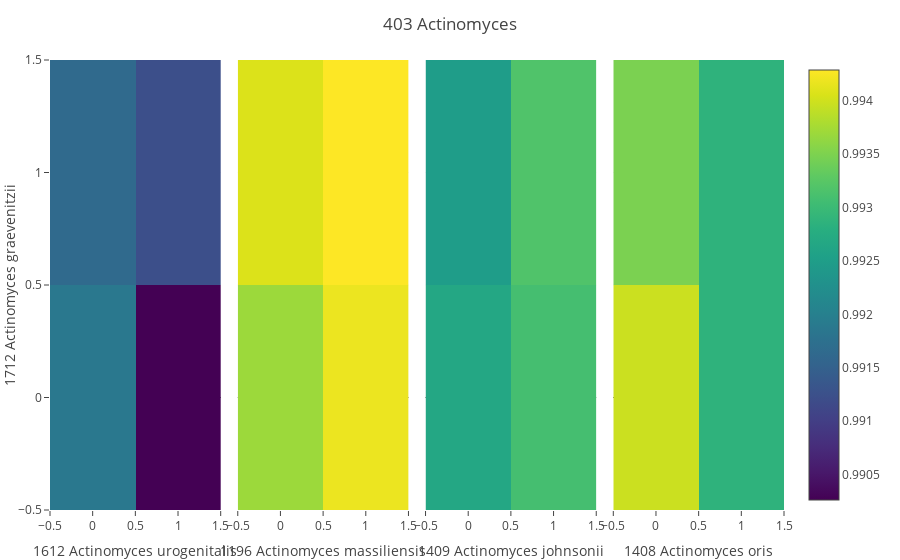
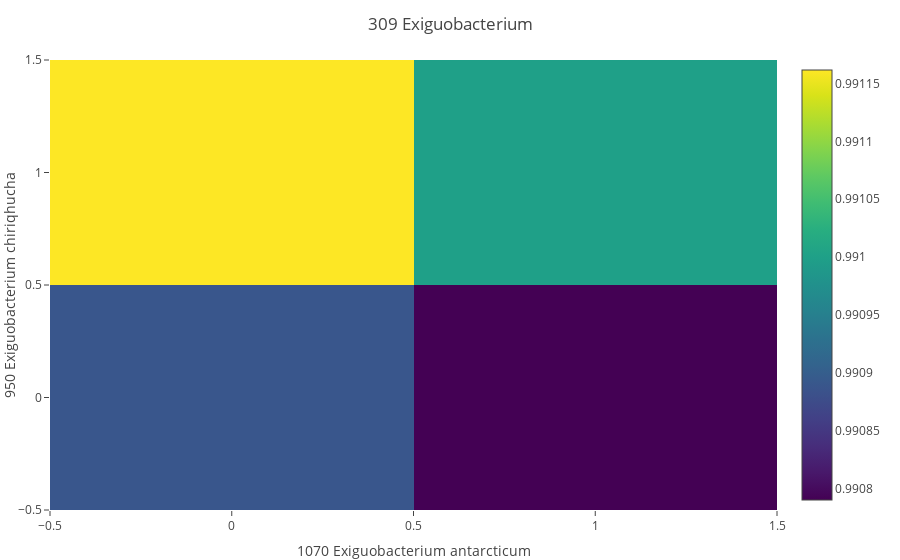
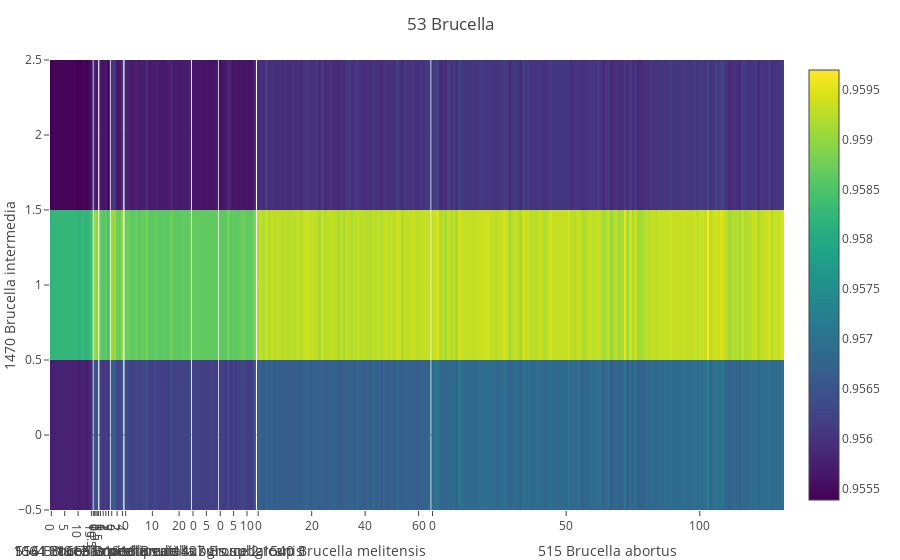
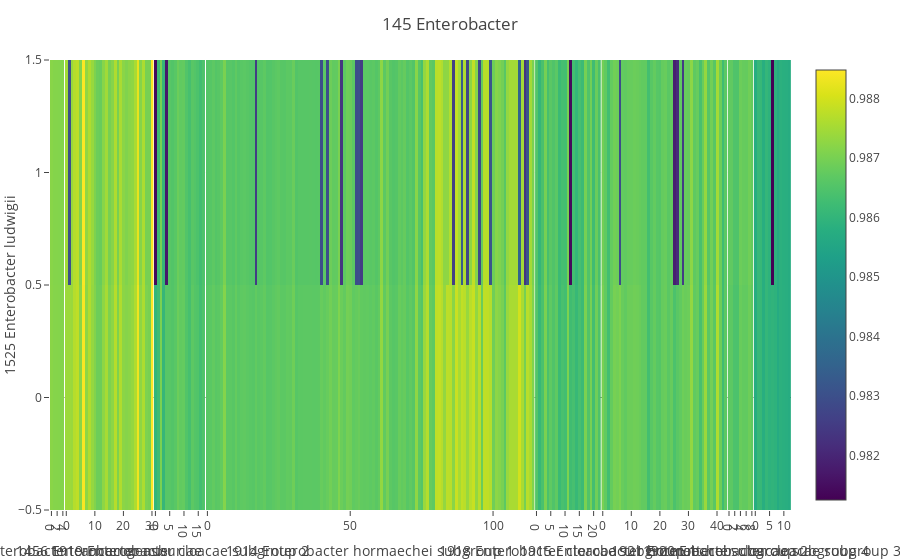

Notebook code cell kept with these figures, in order:
### Code cell
for (tid, row_leaf_ids) in candidates
    taxon = lookup_tid(tid)
    row_leaf_idxs = [leaf_id_to_index[lid] for lid in row_leaf_ids]
    
    col_leaf_idxs = filter(idx -> maximum(leaf_pw_max_dists[row_leaf_idxs, idx]) > taxon.min_inter_dist, taxon.leaf_idxs)
    col_leaves = [lookup_tid(leaf_tids[i]) for i in col_leaf_idxs]
    
    plt = leaf_pw_grid(
        row_leaf_ids,
        [l.id for l in col_leaves],
#         taxon.min_inter_dist,
        xsep=.2,
        ysep=.2,
    )
    relayout!(
        plt,
        title=taxon.plot_label,
#         coloraxis=attr(
#             cmin=taxon.min_inter_dist,
#             cmax=taxon.diameter,
#         )
    )
    
    display(plt)
end

### Figure 1 — Plotly figure (JSON) as saved in the notebook; plotly's stock layout.template omitted (floating-point values rounded to 4 significant figures)
{"data": [{"coloraxis": "coloraxis", "hoverlabel": {"namelength": -1}, "name": "Actinomyces graevenitzii<br>Actinomyces urogenitalis", "type": "heatmap", "xaxis": "x", "yaxis": "y", "z": [[0.9919, 0.9903], [0.9916, 0.9912]]}, {"coloraxis": "coloraxis", "hoverlabel": {"namelength": -1}, "name": "Actinomyces graevenitzii<br>Actinomyces massiliensis", "type": "heatmap", "xaxis": "x2", "yaxis": "y", "z": [[0.9937, 0.9942], [0.9941, 0.9943]]}, {"coloraxis": "coloraxis", "hoverlabel": {"namelength": -1}, "name": "Actinomyces graevenitzii<br>Actinomyces johnsonii", "type": "heatmap", "xaxis": "x3", "yaxis": "y", "z": [[0.9927, 0.9931], [0.9925, 0.9932]]}, {"coloraxis": "coloraxis", "hoverlabel": {"namelength": -1}, "name": "Actinomyces graevenitzii<br>Actinomyces oris", "type": "heatmap", "xaxis": "x4", "yaxis": "y", "z": [[0.994, 0.9929], [0.9935, 0.9929]]}], "layout": {"autosize": true, "coloraxis": {"colorscale": "Viridis"}, "margin": {"b": 50, "l": 50, "r": 50, "t": 60}, "showlegend": false, "title": {"text": "403 Actinomyces"}, "xaxis": {"autorange": true, "domain": [0, 0.2326], "range": [-0.5, 1.5], "title": {"text": "1612 Actinomyces urogenitalis"}}, "xaxis2": {"autorange": true, "domain": [0.2558, 0.4884], "range": [-0.5, 1.5], "title": {"text": "1196 Actinomyces massiliensis"}}, "xaxis3": {"autorange": true, "domain": [0.5116, 0.7442], "range": [-0.5, 1.5], "title": {"text": "1409 Actinomyces johnsonii"}}, "xaxis4": {"autorange": true, "domain": [0.7674, 1], "range": [-0.5, 1.5], "title": {"text": "1408 Actinomyces oris"}}, "yaxis": {"autorange": true, "domain": [0, 1], "range": [-0.5, 1.5], "title": {"text": "1712 Actinomyces graevenitzii"}}}}

### Figure 2 — Plotly figure (JSON) as saved in the notebook; plotly's stock layout.template omitted (floating-point values rounded to 4 significant figures)
{"data": [{"coloraxis": "coloraxis", "hoverlabel": {"namelength": -1}, "name": "Exiguobacterium chiriqhucha<br>Exiguobacterium antarcticum", "type": "heatmap", "xaxis": "x", "yaxis": "y", "z": [[0.9909, 0.9908], [0.9912, 0.991]]}], "layout": {"autosize": true, "coloraxis": {"colorscale": "Viridis"}, "margin": {"b": 50, "l": 50, "r": 50, "t": 60}, "showlegend": false, "title": {"text": "309 Exiguobacterium"}, "xaxis": {"autorange": true, "domain": [0, 1], "range": [-0.5, 1.5], "title": {"text": "1070 Exiguobacterium antarcticum"}}, "yaxis": {"autorange": true, "domain": [0, 1], "range": [-0.5, 1.5], "title": {"text": "950 Exiguobacterium chiriqhucha"}}}}

### Figure 3 — Plotly figure (JSON) as saved in the notebook; plotly's stock layout.template omitted (floating-point values rounded to 4 significant figures; data arrays with more than 128 entries replaced by an {"elided": "..."} marker saying what was removed)
{"data": [{"coloraxis": "coloraxis", "hoverlabel": {"namelength": -1}, "name": "Brucella intermedia<br>Brucella ovis", "type": "heatmap", "xaxis": "x", "yaxis": "y", "z": [[0.9557, 0.9558, 0.9558, 0.9558, 0.9558, 0.9558, 0.9558, 0.9558, 0.9558, 0.9558, 0.9557, 0.9557, 0.9558, 0.9557, 0.9558, 0.9559], [0.9582, 0.9582, 0.9582, 0.9582, 0.9582, 0.9582, 0.9582, 0.9582, 0.9582, 0.9582, 0.9582, 0.9582, 0.9582, 0.9582, 0.9582, 0.9584], [0.9554, 0.9554, 0.9554, 0.9554, 0.9554, 0.9554, 0.9554, 0.9554, 0.9554, 0.9554, 0.9554, 0.9554, 0.9554, 0.9554, 0.9554, 0.9556]]}, {"coloraxis": "coloraxis", "hoverlabel": {"namelength": -1}, "name": "Brucella intermedia<br>Brucella neotomae", "type": "heatmap", "xaxis": "x2", "yaxis": "y", "z": [[0.9566, 0.9565], [0.9591, 0.959], [0.9558, 0.9557]]}, {"coloraxis": "coloraxis", "hoverlabel": {"namelength": -1}, "name": "Brucella intermedia<br>Brucella pinnipedialis", "type": "heatmap", "xaxis": "x3", "yaxis": "y", "z": [[0.9562, 0.9561, 0.9562, 0.956], [0.9587, 0.9586, 0.9587, 0.9585], [0.9557, 0.9556, 0.9557, 0.9555]]}, {"coloraxis": "coloraxis", "hoverlabel": {"namelength": -1}, "name": "Brucella intermedia<br>Brucella ceti", "type": "heatmap", "xaxis": "x4", "yaxis": "y", "z": [[0.9566, 0.9566, 0.9563, 0.9563, 0.9566], [0.9591, 0.9591, 0.9588, 0.9587, 0.959], [0.956, 0.956, 0.9556, 0.9556, 0.956]]}, {"coloraxis": "coloraxis", "hoverlabel": {"namelength": -1}, "name": "Brucella intermedia<br>Brucella suis subgroup 2", "type": "heatmap", "xaxis": "x5", "yaxis": "y", "z": [[0.9563, 0.9563, 0.9562, 0.9562, 0.9563, 0.9562, 0.9563, 0.9563, 0.9564, 0.9562, 0.9562, 0.9563, 0.9562, 0.9562, 0.9562, 0.9562, 0.9562, 0.9563, 0.9562, 0.9562, 0.9562, 0.9562, 0.9562, 0.9562, 0.9563], [0.9587, 0.9587, 0.9586, 0.9586, 0.9587, 0.9586, 0.9587, 0.9587, 0.9588, 0.9586, 0.9586, 0.9587, 0.9586, 0.9586, 0.9586, 0.9586, 0.9586, 0.9587, 0.9586, 0.9586, 0.9586, 0.9587, 0.9587, 0.9586, 0.9587], [0.9558, 0.9558, 0.9557, 0.9557, 0.9558, 0.9557, 0.9557, 0.9558, 0.956, 0.9557, 0.9557, 0.9558, 0.9558, 0.9557, 0.9557, 0.9557, 0.9557, 0.9558, 0.9557, 0.9557, 0.9557, 0.9557, 0.9557, 0.9557, 0.9558]]}, {"coloraxis": "coloraxis", "hoverlabel": {"namelength": -1}, "name": "Brucella intermedia<br>Brucella suis subgroup 1", "type": "heatmap", "xaxis": "x6", "yaxis": "y", "z": [[0.9562, 0.9562, 0.9562, 0.9562, 0.9562, 0.9562, 0.9562, 0.9562, 0.9562, 0.9562], [0.9587, 0.9587, 0.9587, 0.9587, 0.9586, 0.9587, 0.9586, 0.9587, 0.9587, 0.9587], [0.9556, 0.9556, 0.9556, 0.9556, 0.9556, 0.9556, 0.9556, 0.9556, 0.9556, 0.9557]]}, {"coloraxis": "coloraxis", "hoverlabel": {"namelength": -1}, "name": "Brucella intermedia<br>Brucella canis", "type": "heatmap", "xaxis": "x7", "yaxis": "y", "z": [[0.9562, 0.9562, 0.9561, 0.9563, 0.9561, 0.9562, 0.9561, 0.9562, 0.9562, 0.9563, 0.9562, 0.9562, 0.9562, 0.9564], [0.9586, 0.9586, 0.9586, 0.9588, 0.9586, 0.9587, 0.9586, 0.9586, 0.9587, 0.9588, 0.9587, 0.9586, 0.9586, 0.9588], [0.9556, 0.9556, 0.9557, 0.9558, 0.9557, 0.9556, 0.9557, 0.9556, 0.9556, 0.9556, 0.9556, 0.9556, 0.9556, 0.9558]]}, {"coloraxis": "coloraxis", "hoverlabel": {"namelength": -1}, "name": "Brucella intermedia<br>Brucella melitensis", "type": "heatmap", "xaxis": "x8", "yaxis": "y", "z": {"elided": "3x65 float values"}}, {"coloraxis": "coloraxis", "hoverlabel": {"namelength": -1}, "name": "Brucella intermedia<br>Brucella abortus", "type": "heatmap", "xaxis": "x9", "yaxis": "y", "z": {"elided": "3x132 float values"}}], "layout": {"autosize": true, "coloraxis": {"colorscale": "Viridis"}, "margin": {"b": 50, "l": 50, "r": 50, "t": 60}, "showlegend": false, "title": {"text": "53 Brucella"}, "xaxis": {"autorange": true, "domain": [0, 0.05827], "range": [-0.5, 15.5], "title": {"text": "516 Brucella ovis"}}, "xaxis2": {"autorange": true, "domain": [0.05899, 0.06628], "range": [-0.5, 1.5], "title": {"text": "1541 Brucella neotomae"}}, "xaxis3": {"autorange": true, "domain": [0.06701, 0.08157], "range": [-0.5, 3.5], "title": {"text": "1664 Brucella pinnipedialis"}}, "xaxis4": {"autorange": true, "domain": [0.0823, 0.1005], "range": [-0.5, 4.5], "title": {"text": "1665 Brucella ceti"}}, "xaxis5": {"autorange": true, "domain": [0.1012, 0.1923], "range": [-0.5, 24.5], "title": {"text": "1917 Brucella suis subgroup 2"}}, "xaxis6": {"autorange": true, "domain": [0.193, 0.2294], "range": [-0.5, 9.5], "title": {"text": "1916 Brucella suis subgroup 1"}}, "xaxis7": {"autorange": true, "domain": [0.2302, 0.2811], "range": [-0.5, 13.5], "title": {"text": "1427 Brucella canis"}}, "xaxis8": {"autorange": true, "domain": [0.2819, 0.5186], "range": [-0.5, 64.5], "title": {"text": "1540 Brucella melitensis"}}, "xaxis9": {"autorange": true, "domain": [0.5193, 1], "range": [-0.5, 131.5], "title": {"text": "515 Brucella abortus"}}, "yaxis": {"autorange": true, "domain": [0, 1], "range": [-0.5, 2.5], "title": {"text": "1470 Brucella intermedia"}}}}

### Figure 4 — Plotly figure (JSON) as saved in the notebook; plotly's stock layout.template omitted (floating-point values rounded to 4 significant figures; data arrays with more than 128 entries replaced by an {"elided": "..."} marker saying what was removed)
{"data": [{"coloraxis": "coloraxis", "hoverlabel": {"namelength": -1}, "name": "Enterobacter ludwigii<br>Enterobacter cancerogenus", "type": "heatmap", "xaxis": "x", "yaxis": "y", "z": [[0.9872, 0.9872, 0.9872, 0.9871, 0.9872], [0.9872, 0.9871, 0.9872, 0.9871, 0.9871]]}, {"coloraxis": "coloraxis", "hoverlabel": {"namelength": -1}, "name": "Enterobacter ludwigii<br>Enterobacter asburiae", "type": "heatmap", "xaxis": "x2", "yaxis": "y", "z": [[0.9874, 0.9874, 0.9874, 0.9877, 0.9878, 0.9872, 0.9884, 0.9872, 0.9876, 0.9873, 0.9871, 0.9869, 0.9869, 0.9872, 0.9875, 0.9871, 0.9872, 0.9877, 0.9871, 0.9876, 0.9872, 0.9872, 0.9872, 0.9873, 0.9876, 0.9883, 0.9873, 0.9876, 0.9871, 0.987, 0.9885], [0.9875, 0.983, 0.9874, 0.9877, 0.9878, 0.9871, 0.9885, 0.9873, 0.9876, 0.9874, 0.9871, 0.9869, 0.9868, 0.9872, 0.9875, 0.987, 0.9872, 0.9876, 0.987, 0.9876, 0.9872, 0.9871, 0.9872, 0.9873, 0.9876, 0.9882, 0.9871, 0.9876, 0.987, 0.987, 0.9885]]}, {"coloraxis": "coloraxis", "hoverlabel": {"namelength": -1}, "name": "Enterobacter ludwigii<br>Enterobacter cloacae subgroup 2", "type": "heatmap", "xaxis": "x3", "yaxis": "y", "z": [[0.986, 0.9862, 0.987, 0.9861, 0.9866, 0.9866, 0.9865, 0.9866, 0.9869, 0.9867, 0.9868, 0.9865, 0.9864, 0.9867, 0.9865, 0.9865, 0.9863, 0.9865], [0.9814, 0.9862, 0.987, 0.9861, 0.9817, 0.9866, 0.9865, 0.9866, 0.9868, 0.9867, 0.9868, 0.9865, 0.9864, 0.9866, 0.9865, 0.9864, 0.9863, 0.9865]]}, {"coloraxis": "coloraxis", "hoverlabel": {"namelength": -1}, "name": "Enterobacter ludwigii<br>Enterobacter hormaechei subgroup 1", "type": "heatmap", "xaxis": "x4", "yaxis": "y", "z": {"elided": "2x115 float values"}}, {"coloraxis": "coloraxis", "hoverlabel": {"namelength": -1}, "name": "Enterobacter ludwigii<br>Enterobacter cloacae subgroup 1", "type": "heatmap", "xaxis": "x5", "yaxis": "y", "z": [[0.9865, 0.9861, 0.9864, 0.987, 0.9864, 0.9867, 0.9865, 0.9867, 0.9862, 0.9864, 0.9863, 0.9871, 0.9863, 0.9864, 0.9861, 0.9864, 0.9862, 0.987, 0.9865, 0.987, 0.9863, 0.9869, 0.9865], [0.9865, 0.9861, 0.9864, 0.987, 0.9863, 0.9866, 0.9865, 0.9866, 0.9862, 0.9863, 0.9863, 0.987, 0.9814, 0.9863, 0.986, 0.9863, 0.9862, 0.987, 0.9865, 0.9869, 0.9862, 0.9868, 0.9864]]}, {"coloraxis": "coloraxis", "hoverlabel": {"namelength": -1}, "name": "Enterobacter ludwigii<br>Enterobacter hormaechei subgroup 2", "type": "heatmap", "xaxis": "x6", "yaxis": "y", "z": [[0.987, 0.9867, 0.9863, 0.9868, 0.987, 0.9869, 0.9871, 0.9868, 0.9867, 0.9869, 0.9869, 0.9869, 0.9869, 0.9868, 0.9867, 0.9867, 0.9863, 0.9866, 0.9868, 0.9866, 0.9866, 0.9868, 0.9868, 0.9866, 0.9868, 0.9864, 0.9866, 0.9867, 0.9869, 0.9868, 0.9869, 0.9873, 0.9867, 0.9868, 0.9864, 0.9868, 0.9874, 0.9866, 0.9869, 0.9866, 0.9876, 0.9869, 0.9862, 0.9867], [0.9869, 0.9867, 0.9863, 0.9868, 0.9869, 0.9869, 0.9829, 0.9868, 0.9867, 0.9868, 0.9868, 0.9868, 0.9868, 0.9868, 0.9867, 0.9867, 0.9863, 0.9866, 0.9868, 0.9866, 0.9865, 0.9868, 0.9868, 0.9866, 0.9867, 0.9819, 0.9821, 0.9867, 0.9825, 0.9868, 0.9868, 0.9872, 0.9867, 0.9868, 0.9864, 0.9868, 0.9873, 0.9866, 0.9869, 0.9866, 0.9875, 0.9869, 0.9862, 0.9866]]}, {"coloraxis": "coloraxis", "hoverlabel": {"namelength": -1}, "name": "Enterobacter ludwigii<br>Enterobacter cloacae subgroup 4", "type": "heatmap", "xaxis": "x7", "yaxis": "y", "z": [[0.9867, 0.9867, 0.9864, 0.9864, 0.9868, 0.9867, 0.9867, 0.9869, 0.9867], [0.9867, 0.9867, 0.9865, 0.9865, 0.9869, 0.9868, 0.9868, 0.9869, 0.9868]]}, {"coloraxis": "coloraxis", "hoverlabel": {"namelength": -1}, "name": "Enterobacter ludwigii<br>Enterobacter cloacae subgroup 3", "type": "heatmap", "xaxis": "x8", "yaxis": "y", "z": [[0.9858, 0.9861, 0.9861, 0.9858, 0.986, 0.9859, 0.986, 0.9859, 0.9857, 0.9859, 0.9858, 0.9858, 0.9857], [0.9858, 0.9861, 0.9861, 0.9858, 0.986, 0.9859, 0.9813, 0.9859, 0.9857, 0.9859, 0.9858, 0.9858, 0.9857]]}], "layout": {"autosize": true, "coloraxis": {"colorscale": "Viridis"}, "margin": {"b": 50, "l": 50, "r": 50, "t": 60}, "showlegend": false, "title": {"text": "145 Enterobacter"}, "xaxis": {"autorange": true, "domain": [0, 0.01928], "range": [-0.5, 4.5], "title": {"text": "1382 Enterobacter cancerogenus"}}, "xaxis2": {"autorange": true, "domain": [0.02005, 0.1396], "range": [-0.5, 30.5], "title": {"text": "1456 Enterobacter asburiae"}}, "xaxis3": {"autorange": true, "domain": [0.1403, 0.2097], "range": [-0.5, 17.5], "title": {"text": "1919 Enterobacter cloacae subgroup 2"}}, "xaxis4": {"autorange": true, "domain": [0.2105, 0.6538], "range": [-0.5, 114.5], "title": {"text": "1914 Enterobacter hormaechei subgroup 1"}}, "xaxis5": {"autorange": true, "domain": [0.6546, 0.7433], "range": [-0.5, 22.5], "title": {"text": "1918 Enterobacter cloacae subgroup 1"}}, "xaxis6": {"autorange": true, "domain": [0.744, 0.9136], "range": [-0.5, 43.5], "title": {"text": "1915 Enterobacter hormaechei subgroup 2"}}, "xaxis7": {"autorange": true, "domain": [0.9144, 0.9491], "range": [-0.5, 8.5], "title": {"text": "1921 Enterobacter cloacae subgroup 4"}}, "xaxis8": {"autorange": true, "domain": [0.9499, 1], "range": [-0.5, 12.5], "title": {"text": "1920 Enterobacter cloacae subgroup 3"}}, "yaxis": {"autorange": true, "domain": [0, 1], "range": [-0.5, 1.5], "title": {"text": "1525 Enterobacter ludwigii"}}}}
